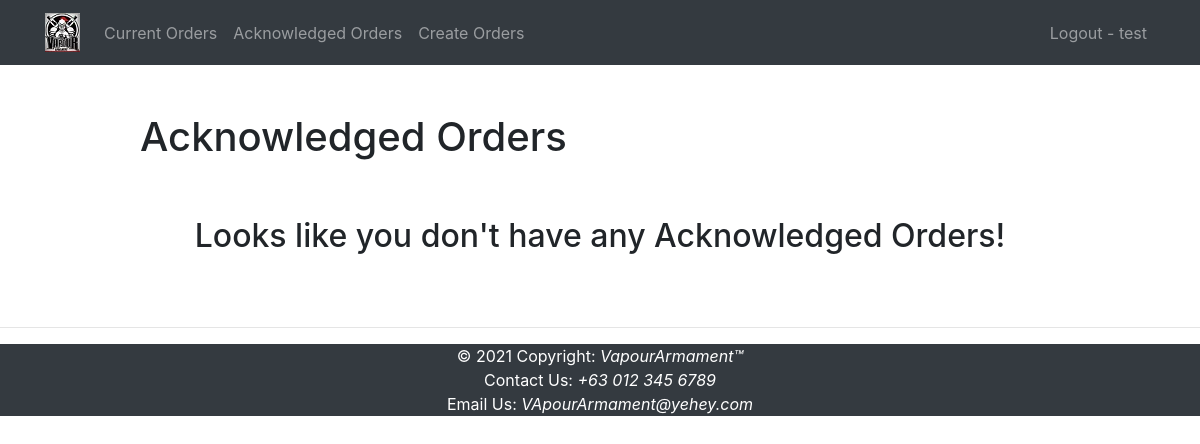
The app's page /completed/ (signed in), older data.
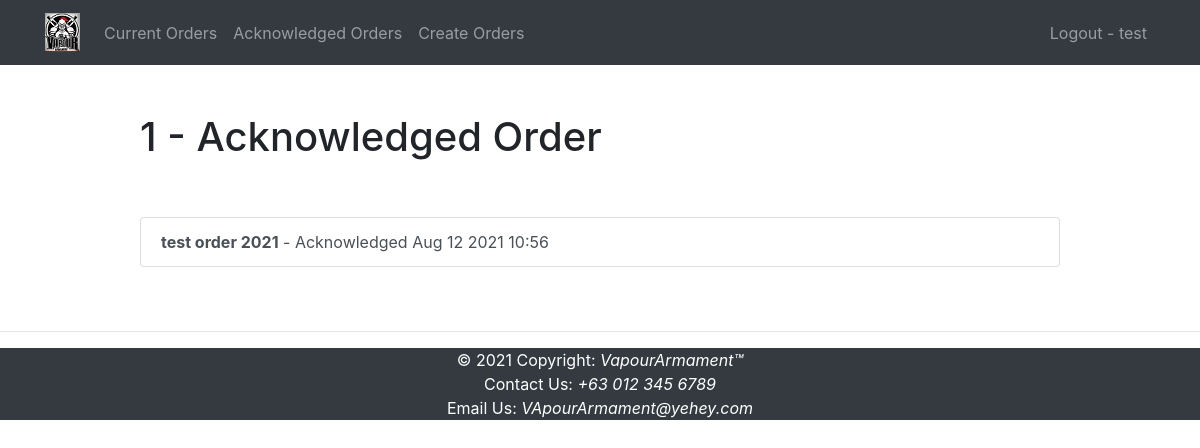
The same page, newer data.
### website/models.py (models this page shows, shortened)
class Order(models.Model):
    title = models.CharField(max_length=100)
    memo = models.TextField(blank=True)
    created = models.DateTimeField(auto_now_add=True)
    datereceived = models.DateTimeField(null=True, blank=True)
    qty = models.IntegerField(default=0)
    user = models.ForeignKey(User, on_delete=models.CASCADE)

### website/views.py (the view)
# urls.py: path('completed/', views.completedorders, name='completedorders'),
@login_required
def completedorders(request):
    orders = Order.objects.filter(user=request.user, datereceived__isnull=False).order_by('-datereceived')
    return render(request, 'website/completedorders.html', {'orders': orders})

### website/templates/website/completedorders.html
{% extends "website/base.html" %}
{% block content %}
    <div class="row justify-content-center mt-5">
        <div class="col-md-10">
          {% if orders %}
               <h1>{{ orders.count }} - Acknowledged Order{{ orders.count|pluralize }}</h1>
          {% else %}
               <h1>Acknowledged Orders</h1>
          {% endif %}
        </div>
    </div>
    <div class="row justify-content-center mt-5">
    {% if orders %}
          <div class="col-md-10">
              <div class="list-group">
                  {% for order in orders %}
                      <a href="{% url 'vieworder' order.id %}" class="list-group-item list-group-item-action"><b>{{ order.title }}</b> - Acknowledged {{ order.datereceived|date:'M j Y H:i' }}</a>
                  {% endfor %}
              </div>
          </div>
    {% else %}
        <div class="text-center">
            <h2>Looks like you don't have any Acknowledged Orders!</h2>
        </div>
    {% endif %}
    </div>
{% endblock %}

Row changes from the older to the newer data that the page shows:
added Order: title "test order 2021", datereceived "Aug 12 2021 10:56"
Text that changed along with them:
{{ orders.count }}: (not shown) → "1"
text no longer shown: "Acknowledged Orders Looks like you don't have any Acknowledged Orders!"
text now shown: "- Acknowledged Order"
